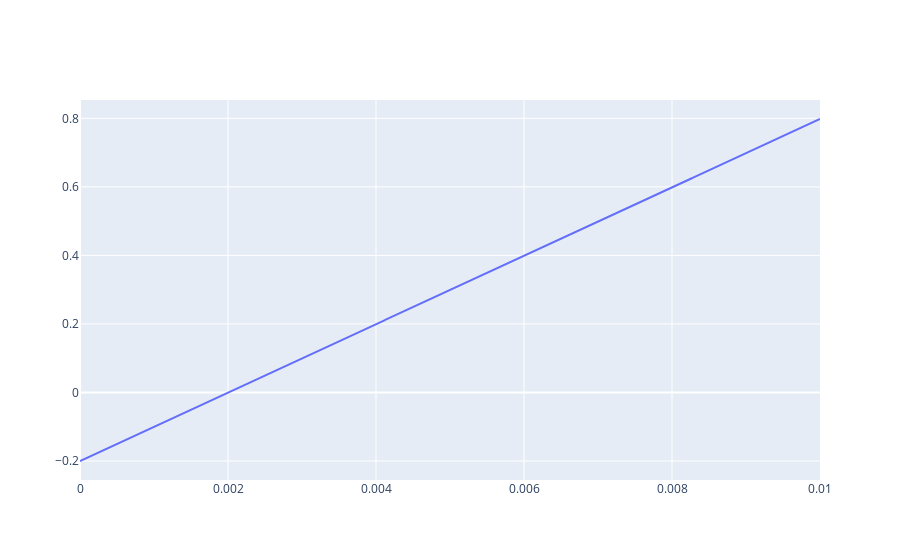

The notebook cell this image was saved under:
### Code cell
pct_change = np.linspace(0, 0.01, 1000)
fees = 0.1
amount = 100
delta_amount = ((1 - fees / 100) ** 2 * (pct_change + 1) - 1) * amount
fig = go.Figure(
    go.Scatter(
        x=pct_change,
        y=delta_amount,
    )
)
fig.show()

### Figure 1 — Plotly figure (JSON) as saved in the notebook; plotly's stock layout.template omitted (floating-point values rounded to 4 significant figures; data arrays with more than 128 entries replaced by an {"elided": "..."} marker saying what was removed)
{"data": [{"type": "scatter", "x": {"elided": "1000 float values"}, "y": {"elided": "1000 float values"}}], "layout": {}}
